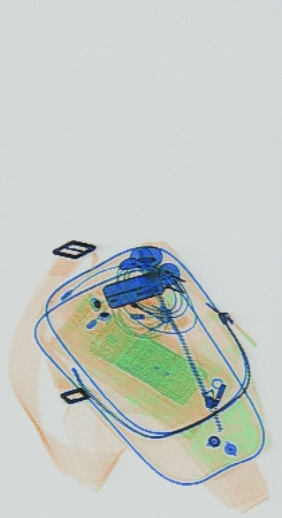
#> input picture data/sample/N0875045.jpg, 282 x 518 px
$ python -i autocrop.py   (imports and definitions only)
#> lines starting #> are read from the running program, lines starting #| are printed output that depends on the picture; after the words box and inside, x2 and y2 are one past the last pixel; in counts of white or black regions, pixels touching at a corner belong together
#> further down, picture is the input picture: shape (518, 282, 3); mean B, G, R 197.1, 203, 196.9
import cv2 as cv
import numpy as np

def autocrop(img, K=3):
    """
        Args:
            img : input image
            K : number of clusters to group pixels
    """
#> called with K = 3

    # convert to grayscale
    img = cv.cvtColor(img, cv.COLOR_BGR2GRAY)
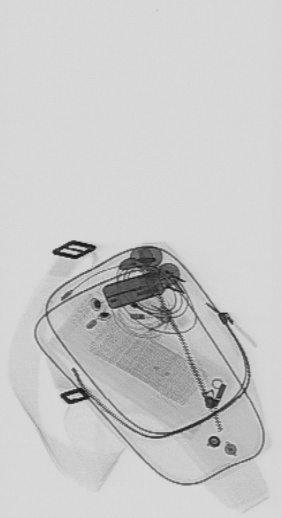
#> img: shape (518, 282); min 20, max 221, mean 200.6
    # resize to speedup
    img = cv.resize(img, None, fx=0.2, fy=0.2)
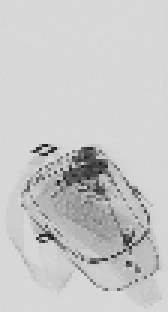
#> img: shape (104, 56) (shown 3 times larger); min 26, max 220, mean 200.5
    # blur the image five times
    img = cv.GaussianBlur(img, (5,5), 0)
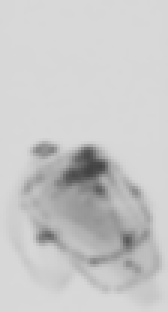
#> img: shape (104, 56) (shown 3 times larger); min 67, max 216, mean 200.6

    # group pixels
    pixels = np.float32(img.reshape(-1)) # reshape the array so that we get each 3-channel pixel, then convert to float
#> pixels = 5824 values, max 216 at index 5, min 67 at index 3110, mean 200.6
    criteria = (cv.TERM_CRITERIA_EPS + cv.TERM_CRITERIA_MAX_ITER, 10, 1.0) # define criteria
    _, groups, centroids = cv.kmeans(pixels, K, None, criteria, 10, cv.KMEANS_RANDOM_CENTERS)
#> groups = 5824 values, max 2 at index 2645, min 0 at index 2757, mean 1.18; centroids = [108, 213.4, 171.8]
    centroids = np.uint8(centroids) # convert back the centroids to 8 bit data type
#> centroids = [108, 213, 171]
    reassign_pixels = centroids[groups.flatten()] # reassign pixels to centroid values
#> reassign_pixels = 5824 values, max 213 at index 0, min 108 at index 2757, mean 200.1
    grp_img = reassign_pixels.reshape((img.shape))
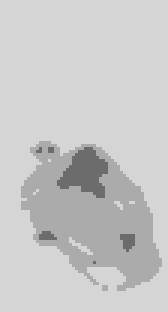
#> grp_img: shape (104, 56) (shown 3 times larger); min 108, max 213, mean 200.1

    # extract only hi density areas
    hi_only = np.where(grp_img == min(centroids), 255, 0).astype(np.uint8)
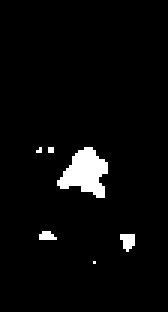
#> hi_only: shape (104, 56) (shown 3 times larger); 3.7% white; 6 white regions (4 under 20 px)
    kernel = np.ones((3,3),np.uint8)
    contours, _ = cv.findContours(hi_only, cv.RETR_EXTERNAL, cv.CHAIN_APPROX_SIMPLE)
#> contours = 6 contours, 5 with area under 20; largest, box (x1, y1, x2, y2) and area: (19, 49, 36, 66) 146
    bboxes = []
    for c in contours:
        x, y, w, h = cv.boundingRect(c)
        bboxes.append([x, y, x+w, y+h])
#> this loop made 6 passes
#> (x, y, w, h) on passes 1 to 4: (31, 87, 1, 1), (40, 78, 5, 6), (13, 77, 6, 3), (19, 49, 17, 17)
#> (c, x, y, w, h) on passes 5 to 6: ([[16, 49], [16, 50], [17, 50], [17, 49]], 16, 49, 2, 2), ([[13, 49], [12, 50], [13, 50]], 12, 49, 2, 2)
#> after the loop, bboxes = [[31, 87, 32, 88], [40, 78, 45, 84], [13, 77, 19, 80], [19, 49, 36, 66], [16, 49, 18, 51], [12, 49, 14, 51]]
    bboxes = np.asarray(bboxes).T
#> bboxes = [[31, 40, 13, 19, 16, 12], [87, 78, 77, 49, 49, 49], [32, 45, 19, 36, 18, 14], [88, 84, 80, 66, 51, 51]]
    # get the enclosing bounding box (rescale)
    x, y, w, h = min(bboxes[0])*5, min(bboxes[1])*5, max(bboxes[2])*5, max(bboxes[3])*5
#> x = 60; y = 245; w = 225; h = 440

    return  x, y, w-x, h-y # x, y, w, h

>>> import cv2
>>> picture = cv2.imread('../data/sample/N0875045.jpg')
>>> result = autocrop(picture)
#> result = (60, 245, 165, 195)

$ run again, on data/sample/P02588.jpg
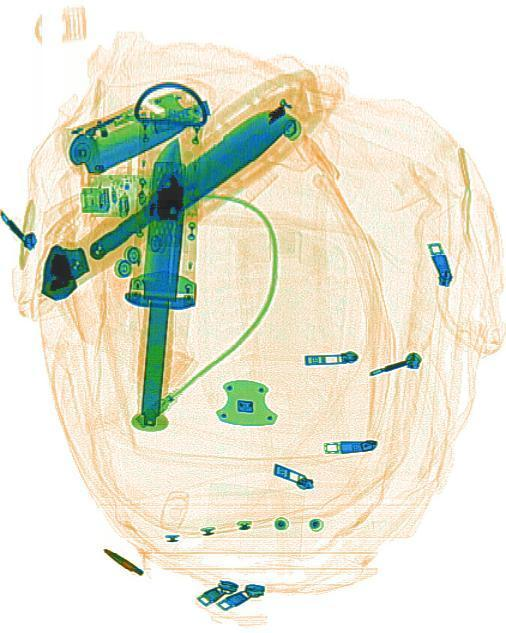
#> input picture data/sample/P02588.jpg, 506 x 633 px
#> picture is the input picture: shape (633, 506, 3); mean B, G, R 209.9, 228, 227.5
#> in autocrop, `img = cv.GaussianBlur(img, (5,5), 0)`:
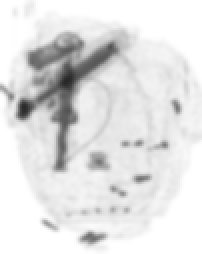
#> img: shape (127, 101) (shown 2 times larger); min 39, max 255, mean 225.9
#> pixels = 12827 values, max 255 at index 0, min 39 at index 4073, mean 225.9
#> in autocrop, `_, groups, centroids = cv.kmeans(pixels, K, None, criteria, 10, cv.KME..`: groups = 12827 values, max 2 at index 0, min 0 at index 2054, mean 1.75; centroids = [111.1, 185, 241.4]
#> in autocrop, `centroids = np.uint8(centroids)`: centroids = [111, 184, 241]
#> reassign_pixels = 12827 values, max 241 at index 0, min 111 at index 2054, mean 225.5
#> in autocrop, `hi_only = np.where(grp_img == min(centroids), 255, 0).astype(np.uint8)`:
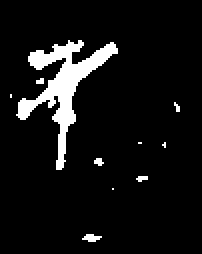
#> hi_only: shape (127, 101) (shown 2 times larger); 7.4% white; 10 white regions (8 under 20 px)
#> contours = 10 contours, 9 with area under 20; largest, box (x1, y1, x2, y2) and area: (8, 20, 59, 85) 738
#> the loop in autocrop, `for c in contours:` made 10 passes
#> (x, y, w, h) on passes 1, 2, 3, 4, 7, 9, 10: (41, 117, 10, 4), (56, 94, 1, 1), (68, 88, 6, 3), (47, 79, 5, 4), (87, 51, 3, 5), (18, 39, 4, 3), (8, 20, 51, 65)
#> after the loop in autocrop, `for c in contours:`: bboxes = [[41, 117, 51, 121], [56, 94, 57, 95], [68, 88, 74, 91], [47, 79, 52, 83], [81, 71, 83, 74], [69, 71, 71, 72], [87, 51, 90, 56], [5, 47, 6, 49], [18, 39, 22, 42], [8, 20, 59, 85]]
#> in autocrop, `x, y, w, h = min(bboxes[0])*5, min(bboxes[1])*5, max(bboxes[2])*5, max..`: x = 25; y = 100; w = 450; h = 605
#> result = (25, 100, 425, 505)
